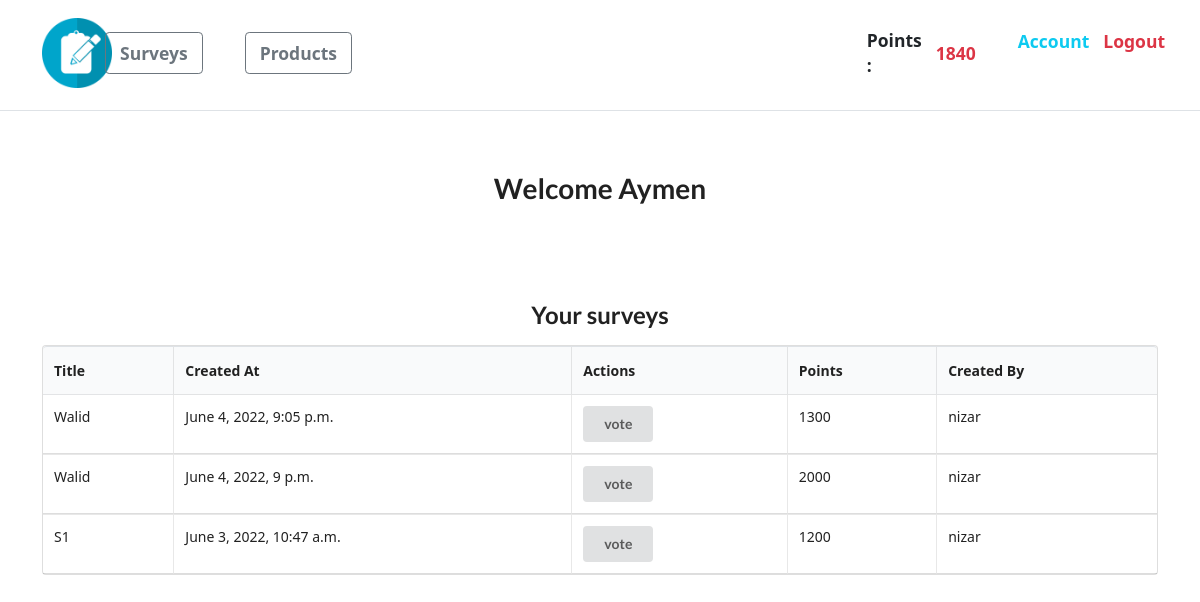
/list/ (signed in), run on an earlier commit of the app's database.
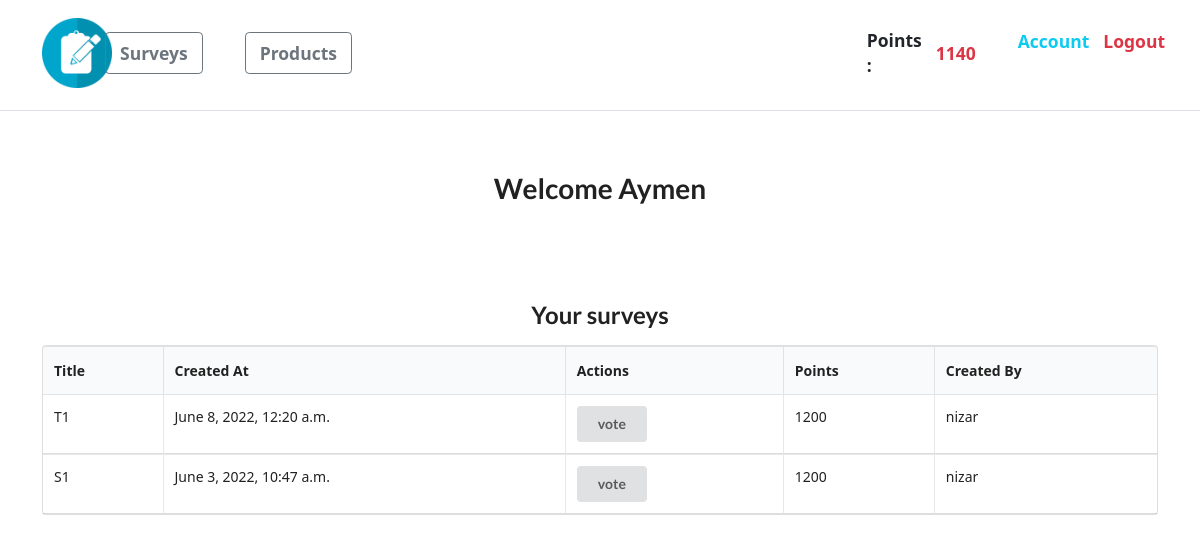
And on a later commit of the database.
### account/models.py (models this page shows, shortened)
class Account(AbstractBaseUser):
    email = models.EmailField(verbose_name="email", max_length=60, unique=True)
    username = models.CharField(max_length=30, unique=True)
    date_joined = models.DateTimeField(
        verbose_name='date joined', auto_now_add=True)
    last_login = models.DateTimeField(verbose_name='last login', auto_now=True)
    is_admin = models.BooleanField(default=False)
    is_active = models.BooleanField(default=True)
    is_staff = models.BooleanField(default=False)
    is_superuser = models.BooleanField(default=False)
    points = models.IntegerField(default=0)
    USERNAME_FIELD = 'email'
    REQUIRED_FIELDS = ['username']
    objects = MyAccountManager()

### survey/models.py (models this page shows)
class Survey(models.Model):
    title = models.CharField(max_length=64)
    is_active = models.BooleanField(default=False)
    creator = models.ForeignKey(Account, on_delete=models.CASCADE)
    created_at = models.DateTimeField(default=timezone.now)
    points = models.IntegerField(default=0)

### survey/views.py (the view)
# urls.py: path('list/', survey_list_c, name='list'),
@login_required
def survey_list_c(request):
    surveys = Survey.objects.filter(
        is_active=True).order_by("-created_at").all()
    return render(request, "survey/list_c.html", {"surveys": surveys})

### survey/templates/survey/list_c.html (shortened to what this page needs)
{% extends "base.html" %}
{% block content %}
<div class="ui center aligned basic very padded segment">
    <h1 class="ui header">Welcome {{ request.user.username }}</h1>
</div>
<div class="ui center aligned basic very padded segment">
    {% if surveys %}
    <h2 class="ui header">Your surveys</h2>
    <table class="ui celled table">
        <thead>
            <tr>
                <th>Title</th>
                <th>Created At</th>
                <th>Actions</th>
                <th>Points</th>
                <th> Created By </th>
            </tr>
        </thead>
        <tbody>
            {% for survey in surveys %}
            <tr>
                <td>{{ survey.title }}</td>
                <td>{{ survey.created_at }}</td>
                <td>
                    <a href="{% url 'start' survey.pk %}">
                        <div class="ui button">vote</div>
                    </a>
                </td>
                <td> {{survey.points}} </td>
                <td> {{survey.creator.username}} </td>
            </tr>
            {% endfor %}
        </tbody>
    </table>
    {% endif %}
</div>
{% endblock %}

### templates/base.html (shortened to what this page needs)
<!DOCTYPE html>
<html lang="en">
  <head>
    <link rel="stylesheet" type="text/css"
    href="https://cdnjs.cloudflare.com/ajax/libs/semantic-ui/2.4.1/semantic.min.css">
    <link rel="stylesheet" href="https://stackpath.bootstrapcdn.com/bootstrap/4.4.1/css/bootstrap.min.css">
    {% include 'snippets/header.html' %}
  </head>
  <body>
    <div class="main">{% block content %}
      {% endblock content %}</div>
  </body>
</html>

### templates/snippets/header.html (shortened to what this page needs)
{% load static %}
<link
  href="https://cdn.jsdelivr.net/npm/bootstrap@5.1.3/dist/css/bootstrap.min.css"
  rel="stylesheet"
/>
<div
  class="d-flex flex-column flex-md-row align-items-center pb-1 mb-4 border-bottom"
>
{% if request.user.is_authenticated %}
{% if request.user.is_admin %}
<a href="{% url 'dashboard' %}"> <img class="img-fluid d-block mx-5 " src="{% static 'logo.png' %}" width="70" height="70"> </a>
<a href="{% url 'surveys' %}" class="btn btn-lg btn-outline-secondary fw-bold  mx-4 ">My survey</a>
<a href="{% url 'produit_list_admin' %}" class="btn btn-lg btn-outline-secondary fw-bold  mx-4  ">My Products</a>
<a href="{% url 'user_list' %}" class="btn btn-lg btn-outline-secondary fw-bold  mx-4 ">Users</a>
{% elif not request.user.is_admin%}
<a href="{% url 'home' %}"> <img class="img-fluid d-block mx-5 " src="{% static 'logo.png' %}" width="70" height="70"> </a>
<a href="{% url 'list' %}" class="btn btn-lg btn-outline-secondary fw-bold  mx-4  ">Surveys</a>
<a href="{% url 'produit_list' %}" class="btn btn-lg btn-outline-secondary fw-bold  mx-4  ">Products</a>
{% endif %}
{% else %}
<a href="{% url 'home' %}"> <img class="img-fluid d-block mx-5 " src="{% static 'logo.png' %}" width="70" height="70"> </a>
{% endif %}
  <nav class="d-inline-flex mt-2 mt-md-0 ms-md-auto p-4">
    {% if request.user.is_authenticated %}
    {% if request.user.is_admin %}
    <a href="{% url 'create' %}" class="btn btn-lg btn-outline-secondary fw-bold  mx-4  ">Create Survey</a>
    <a href="{% url 'create_product' %}" class="btn btn-lg btn-outline-secondary fw-bold  mx-4 ">Create Product</a>
    <a
      class="me-3 py-2 text-info fs-5 text-decoration-none fw-bold"
      href="{% url 'account' %}"
      >Account</a
    >
    <a
      class="me-3 py-2 text-danger fs-5 text-decoration-none fw-bold"
      href="{% url 'logout' %}"
      >Logout</a
    >
  {% elif not request.user.is_admin%}
  <p class="m-auto py-2 me-3 fs-5 fw-bold"> Points : </p>
  <p class="m-auto py-2 me-5 fs-5 text-danger fw-bold">
    {{ request.user.points }}
  </p>
  <a
  class="me-3 py-2 text-info fs-5 text-decoration-none fw-bold"
  href="{% url 'account' %}"
  >Account</a
>
<a
  class="me-3 py-2 text-danger fs-5 text-decoration-none fw-bold"
  href="{% url 'logout' %}"
  >Logout</a
>
</nav>
  {% endif %}
  {% endif %}
</div>

What changed in the data, as far as the page shows it:
removed Survey: title "Walid", created_at "June 4, 2022, 9:05 p.m.", points "1300", creator.username "nizar"
removed Survey: title "Walid", created_at "June 4, 2022, 9 p.m.", points "2000", creator.username "nizar"
changed Account "Aymen": user.points "1840" → "1140"
added Survey: title "T1", created_at "June 8, 2022, 12:20 a.m.", points "1200", creator.username "nizar"
